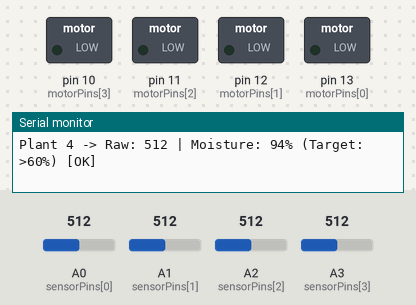
Recording of a sketch running on a simulated Arduino Uno, built with avr-gcc and run on an emulated ATmega328P. On the bench: switched loads named in the sketch (green lamp = pin HIGH), the last lines printed to the serial monitor. The inputs (shaded band) are chosen by the test bench; at power-on: A3 (sensorPins[3]) = 512, A0 (sensorPins[0]) = 512, A1 (sensorPins[1]) = 512, A2 (sensorPins[2]) = 512.

Above: at 1.7 s.
1.8 s: A3 (sensorPins[3]) set to 332
4.7 s: A3 (sensorPins[3]) set to 310
At 5.4 s:
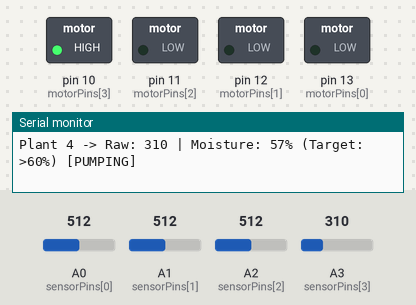
7.6 s: A0 (sensorPins[0]) set to 177
10.5 s: A0 (sensorPins[0]) set to 149
At 11.9 s:
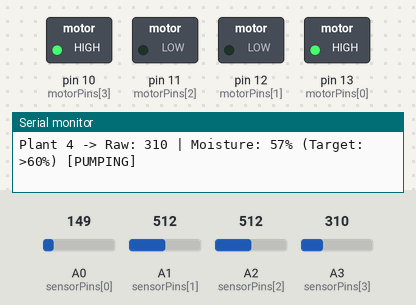
13.4 s: A1 (sensorPins[1]) set to 252
16.3 s: A1 (sensorPins[1]) set to 232
At 18.7 s:
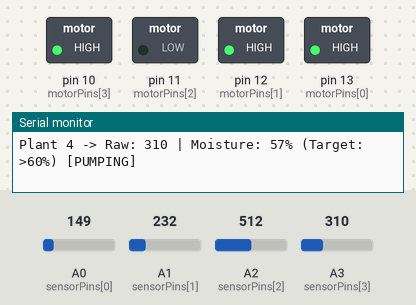
Timing chart, 0 to 20.2 s (numbered marks = the images above; inputs shaded):
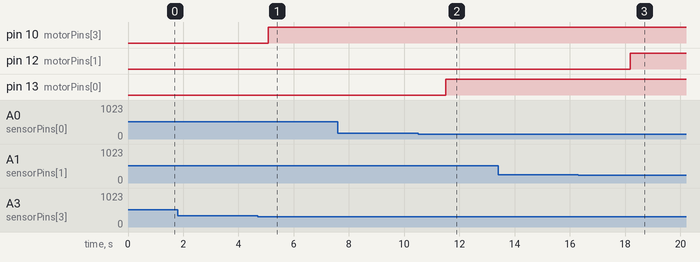

The sketch:

irrigation_system.ino
```cpp
// C++ code

// Total number of plants/channels
const int NUM_CHANNELS = 4;

// Transistor control pins (connected to motors)
const int motorPins[NUM_CHANNELS] = {13, 12, 11, 10};

// Analog input pins for moisture sensors
const int sensorPins[NUM_CHANNELS] = {A0, A1, A2, A3};

// ADJUST THESE: Calibrate your dry/wet baseline limits
const int dry_value = 0;          // Raw value when sensor is bone dry in air
const int wet_value = 539;        // Raw value when sensor is fully dipped in wet soil

// NEW: Custom moisture thresholds for each plant channel (0% to 100%)
// Adjust these numbers based on what each specific plant needs!
const int turn_on_thresholds[NUM_CHANNELS] = {
  30, // Plant 1 threshold (e.g., Cactus - likes it drier)
  45, // Plant 2 threshold (e.g., Monstera)
  45, // Plant 3 threshold
  60  // Plant 4 threshold (e.g., Fern - loves it wet)
};

void setup()
{
  Serial.begin(9600);

  // Dynamically set up all motor pins and ensure they start OFF
  for (int i = 0; i < NUM_CHANNELS; i++) {
    pinMode(motorPins[i], OUTPUT);
    digitalWrite(motorPins[i], LOW);
  }

  delay(500);
}

void loop()
{
  Serial.println("=======================");

  // Process each plant channel sequentially using a loop
  for (int i = 0; i < NUM_CHANNELS; i++) {
    // Read the raw 0-1023 value
    int raw_value = analogRead(sensorPins[i]);

    // Convert raw value to percentage and constrain between 0% and 100%
    int percent_moisture = map(raw_value, dry_value, wet_value, 0, 100);
    percent_moisture = constrain(percent_moisture, 0, 100);

    // Print human-readable output to the serial monitor
    Serial.print("Plant ");
    Serial.print(i + 1);
    Serial.print(" -> Raw: ");
    Serial.print(raw_value);
    Serial.print(" | Moisture: ");
    Serial.print(percent_moisture);
    Serial.print("% (Target: >");
    Serial.print(turn_on_thresholds[i]);
    Serial.print("%)");

    // Logic check: Turn motor ON if soil moisture drops below this specific plant's threshold
    if (percent_moisture < turn_on_thresholds[i]) {
      digitalWrite(motorPins[i], HIGH);  // Motor ON
      Serial.println(" [PUMPING]");
    } else {
      digitalWrite(motorPins[i], LOW);   // Motor OFF
      Serial.println(" [OK]");
    }
  }

  // Checking every few seconds or minutes is highly efficient for real plants!
  delay(2000);
}
```

Measured:
- the behaviour switches between 324 and 323 on A3 (sensorPins[3]) (found by bisection; images 0 and 1)
- the behaviour switches between 162 and 161 on A0 (sensorPins[0]) (found by bisection; images 1 and 2)
- the behaviour switches between 243 and 242 on A1 (sensorPins[1]) (found by bisection; images 2 and 3)
- after the input at 4.7 s, pin 10 (motorPins[3]): LOW → HIGH after 0.38 s
- after the input at 10.5 s, pin 13 (motorPins[0]): LOW → HIGH after 1.0 s
- after the input at 16.3 s, pin 12 (motorPins[1]): LOW → HIGH after 1.9 s
